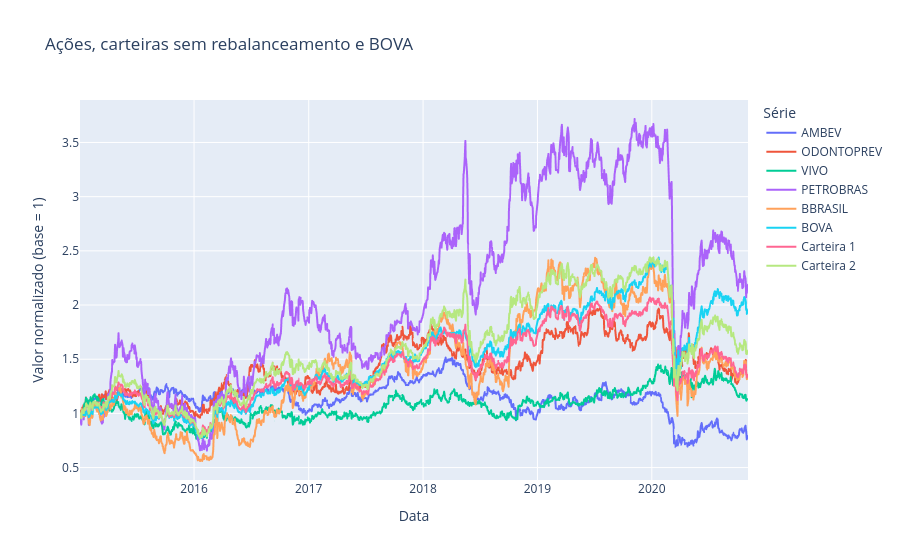

Write notebook code for a chart like this one.
### Code cell
figura = px.line(
    comparativo_com_acoes,
    title='Ações, carteiras sem rebalanceamento e BOVA',
    labels={'Date': 'Data', 'value': 'Valor normalizado (base = 1)', 'variable': 'Série'},
)
figura.show()

### Figure 1 — Plotly figure (JSON) as saved in the notebook; plotly's stock layout.template omitted (floating-point values rounded to 4 significant figures; data arrays with more than 128 entries replaced by an {"elided": "..."} marker saying what was removed)
{"data": [{"hovertemplate": "Série=AMBEV<br>Data=%{x}<br>Valor normalizado (base = 1)=%{y}<extra></extra>", "legendgroup": "AMBEV", "line": {"color": "#636efa", "dash": "solid"}, "marker": {"symbol": "circle"}, "mode": "lines", "name": "AMBEV", "showlegend": true, "type": "scattergl", "x": {"elided": "1446 str values"}, "xaxis": "x", "y": {"elided": "1446 float values"}, "yaxis": "y"}, {"hovertemplate": "Série=ODONTOPREV<br>Data=%{x}<br>Valor normalizado (base = 1)=%{y}<extra></extra>", "legendgroup": "ODONTOPREV", "line": {"color": "#EF553B", "dash": "solid"}, "marker": {"symbol": "circle"}, "mode": "lines", "name": "ODONTOPREV", "showlegend": true, "type": "scattergl", "x": {"elided": "1446 str values"}, "xaxis": "x", "y": {"elided": "1446 float values"}, "yaxis": "y"}, {"hovertemplate": "Série=VIVO<br>Data=%{x}<br>Valor normalizado (base = 1)=%{y}<extra></extra>", "legendgroup": "VIVO", "line": {"color": "#00cc96", "dash": "solid"}, "marker": {"symbol": "circle"}, "mode": "lines", "name": "VIVO", "showlegend": true, "type": "scattergl", "x": {"elided": "1446 str values"}, "xaxis": "x", "y": {"elided": "1446 float values"}, "yaxis": "y"}, {"hovertemplate": "Série=PETROBRAS<br>Data=%{x}<br>Valor normalizado (base = 1)=%{y}<extra></extra>", "legendgroup": "PETROBRAS", "line": {"color": "#ab63fa", "dash": "solid"}, "marker": {"symbol": "circle"}, "mode": "lines", "name": "PETROBRAS", "showlegend": true, "type": "scattergl", "x": {"elided": "1446 str values"}, "xaxis": "x", "y": {"elided": "1446 float values"}, "yaxis": "y"}, {"hovertemplate": "Série=BBRASIL<br>Data=%{x}<br>Valor normalizado (base = 1)=%{y}<extra></extra>", "legendgroup": "BBRASIL", "line": {"color": "#FFA15A", "dash": "solid"}, "marker": {"symbol": "circle"}, "mode": "lines", "name": "BBRASIL", "showlegend": true, "type": "scattergl", "x": {"elided": "1446 str values"}, "xaxis": "x", "y": {"elided": "1446 float values"}, "yaxis": "y"}, {"hovertemplate": "Série=BOVA<br>Data=%{x}<br>Valor normalizado (base = 1)=%{y}<extra></extra>", "legendgroup": "BOVA", "line": {"color": "#19d3f3", "dash": "solid"}, "marker": {"symbol": "circle"}, "mode": "lines", "name": "BOVA", "showlegend": true, "type": "scattergl", "x": {"elided": "1446 str values"}, "xaxis": "x", "y": {"elided": "1446 float values"}, "yaxis": "y"}, {"hovertemplate": "Série=Carteira 1<br>Data=%{x}<br>Valor normalizado (base = 1)=%{y}<extra></extra>", "legendgroup": "Carteira 1", "line": {"color": "#FF6692", "dash": "solid"}, "marker": {"symbol": "circle"}, "mode": "lines", "name": "Carteira 1", "showlegend": true, "type": "scattergl", "x": {"elided": "1446 str values"}, "xaxis": "x", "y": {"elided": "1446 float values"}, "yaxis": "y"}, {"hovertemplate": "Série=Carteira 2<br>Data=%{x}<br>Valor normalizado (base = 1)=%{y}<extra></extra>", "legendgroup": "Carteira 2", "line": {"color": "#B6E880", "dash": "solid"}, "marker": {"symbol": "circle"}, "mode": "lines", "name": "Carteira 2", "showlegend": true, "type": "scattergl", "x": {"elided": "1446 str values"}, "xaxis": "x", "y": {"elided": "1446 float values"}, "yaxis": "y"}], "layout": {"legend": {"title": {"text": "Série"}, "tracegroupgap": 0}, "title": {"text": "Ações, carteiras sem rebalanceamento e BOVA"}, "xaxis": {"anchor": "y", "domain": [0, 1], "title": {"text": "Data"}}, "yaxis": {"anchor": "x", "domain": [0, 1], "title": {"text": "Valor normalizado (base = 1)"}}}}
